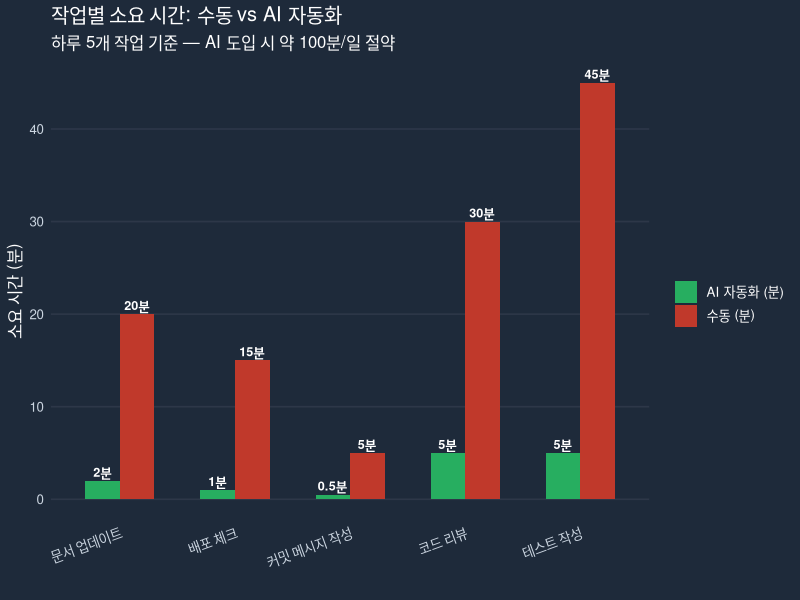
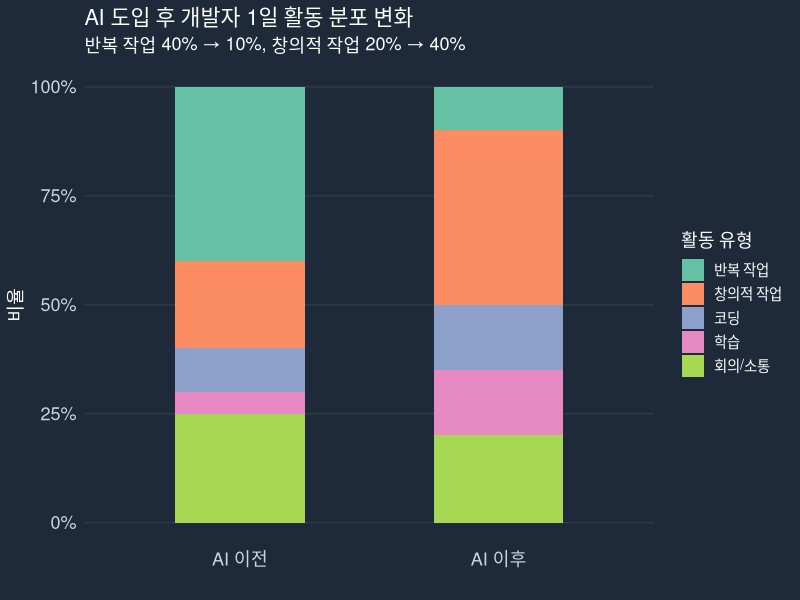

The R source for these figures, in order:
## ---- chunk 1
#| label: automation-comparison
library(ggplot2)
library(tidyr)

tasks <- data.frame(
  Task       = c("커밋 메시지 작성", "코드 리뷰", "문서 업데이트", "테스트 작성", "배포 체크"),
  Manual_min = c(5, 30, 20, 45, 15),
  AI_min     = c(0.5, 5, 2, 5, 1)
)

df_long <- pivot_longer(tasks, cols = c(Manual_min, AI_min),
                        names_to = "Method", values_to = "Minutes")

ggplot(df_long, aes(x = Task, y = Minutes, fill = Method)) +
  geom_bar(stat = "identity", position = "dodge", width = 0.6) +
  scale_fill_manual(
    values = c("Manual_min" = "#C0392B", "AI_min" = "#27AE60"),
    labels = c("Manual_min" = "수동 (분)", "AI_min" = "AI 자동화 (분)")
  ) +
  theme_minimal(base_size = 12) +
  theme(
    plot.background    = element_rect(fill = "#1E2A3A", color = NA),
    panel.background   = element_rect(fill = "#1E2A3A", color = NA),
    text               = element_text(color = "white"),
    axis.text          = element_text(color = "#CBD5E0"),
    axis.text.x        = element_text(angle = 20, hjust = 1, color = "#CBD5E0"),
    panel.grid.major.y = element_line(color = "#2D3748"),
    panel.grid.minor   = element_blank(),
    panel.grid.major.x = element_blank(),
    legend.background  = element_rect(fill = "#1E2A3A", color = NA)
  ) +
  labs(
    title = "작업별 소요 시간: 수동 vs AI 자동화",
    subtitle = "하루 5개 작업 기준 — AI 도입 시 약 100분/일 절약",
    y = "소요 시간 (분)", x = "", fill = ""
  ) +
  geom_text(aes(label = paste0(Minutes, "분")),
            position = position_dodge(width = 0.6),
            vjust = -0.4, size = 3.2, color = "white", fontface = "bold")
## ---- chunk 2
#| label: activity-distribution
library(ggplot2)
library(dplyr)
library(scales)

df <- data.frame(
  Activity = rep(c("반복 작업", "창의적 작업", "회의/소통", "학습", "코딩"), 2),
  Pct      = c(40, 20, 25, 5, 10,
               10, 40, 20, 15, 15),
  Period   = rep(c("AI 이전", "AI 이후"), each = 5)
)

df$Period <- factor(df$Period, levels = c("AI 이전", "AI 이후"))

ggplot(df, aes(x = Period, y = Pct, fill = Activity)) +
  geom_bar(stat = "identity", position = "fill", width = 0.5) +
  scale_y_continuous(labels = function(x) paste0(x * 100, "%")) +
  scale_fill_brewer(palette = "Set2") +
  theme_minimal(base_size = 13) +
  theme(
    plot.background    = element_rect(fill = "#1E2A3A", color = NA),
    panel.background   = element_rect(fill = "#1E2A3A", color = NA),
    text               = element_text(color = "white"),
    axis.text          = element_text(color = "#CBD5E0", size = 13),
    panel.grid.major.y = element_line(color = "#2D3748"),
    panel.grid.minor   = element_blank(),
    panel.grid.major.x = element_blank(),
    legend.background  = element_rect(fill = "#1E2A3A", color = NA),
    legend.text        = element_text(color = "white")
  ) +
  labs(
    title = "AI 도입 후 개발자 1일 활동 분포 변화",
    subtitle = "반복 작업 40% → 10%, 창의적 작업 20% → 40%",
    y = "비율", x = "", fill = "활동 유형"
  )
